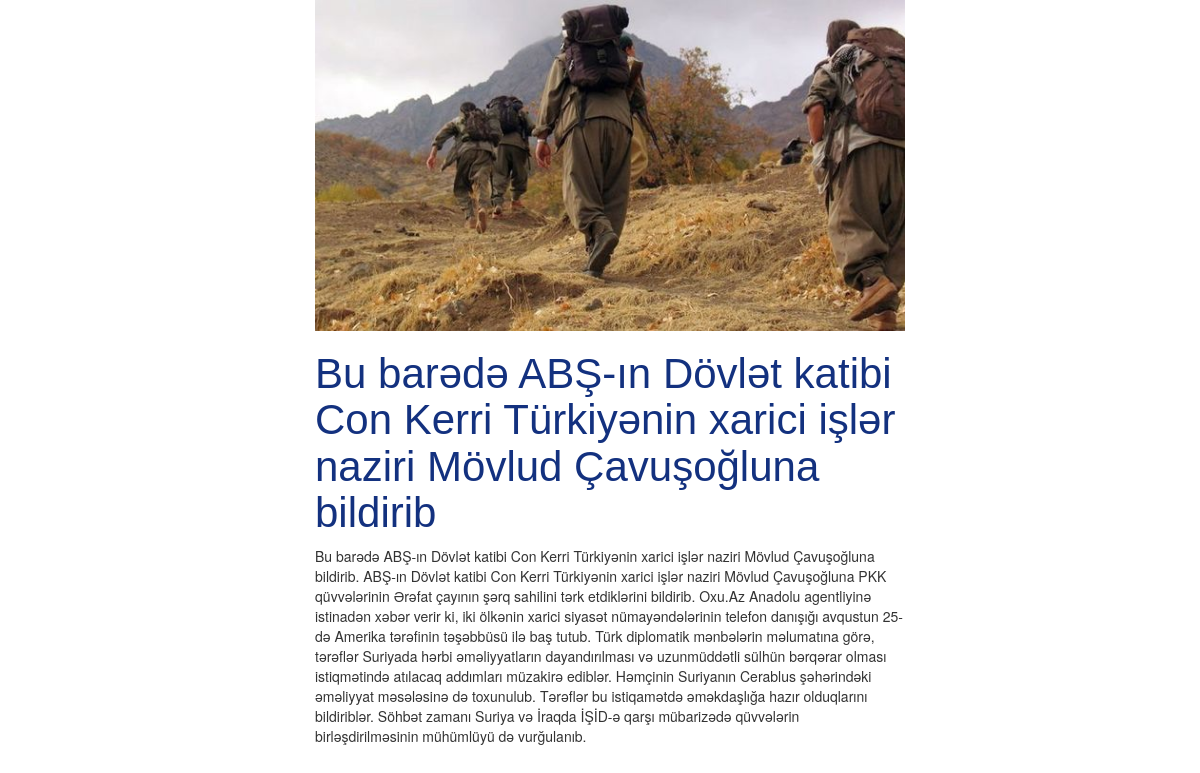
The page /indexnews.php?id=18 on the database its author committed.
### tables this page shows
CREATE TABLE `news` (
  `id` int(5) NOT NULL,
  `heading` varchar(150) NOT NULL,
  `text` text NOT NULL,
  `img` varchar(100) NOT NULL
);

### indexnews.php (the view, shortened to what this page needs)
<!DOCTYPE html>
<html lang="en">
<head>
	<link rel="stylesheet" href="css/bootstrap.min.css">
	<link rel="stylesheet" href="css/indexnews.css">
</head>
<body>
	<div class="container">
        <?php
        include "db.php";
        $id=$_GET['id'];
        $sql="SELECT * FROM news where id=$id";
        $query=mysqli_query($db_con, $sql);
        $row=mysqli_fetch_assoc($query);
        ?>
		<div class="new col-md-offset-3">
			<img src="<?=$row['img']?>" alt="">
			<h2><?=$row['heading']?></h2>
			<p><?=$row['text']?>
			</p>
		</div>
	</div>
</body>
</html>

### css/indexnews.css (style rules this page uses)
.new { width: 590px; }
img { width: 100%; }
h2 { font-family: Arial !important; font-size: 42px !important; color: #13317F !important; }

### rows shown on the page
news: img (picture), heading "Bu barədə ABŞ-ın Dövlət katibi Con Kerri Türkiyənin xarici işlər naziri Mövlud Çavuşoğluna bildirib", text "Bu barədə ABŞ-ın Dövlət katibi Con Kerri Türkiyənin xarici işlər naziri Mövlud Çavuşoğluna bildirib. ABŞ-ın Dövlət katibi Con Kerri Türkiyənin xarici işlər naziri Mövlud Çavuşoğluna PKK qüvvələrinin Ərəfat çayının şərq sahilini tərk etdiklərini bildirib. Oxu.Az Anadolu agentliyinə istinadən xəbər verir ki, iki ölkənin xarici siyasət nümayəndələrinin telefon danışığı avqustun 25-də Amerika tərəfinin təşəbbüsü ilə baş tutub. Türk diplomatik mənbələrin məlumatına görə, tərəflər Suriyada hərbi əməliyyatların dayandırılması və uzunmüddətli sülhün bərqərar olması istiqmətində atılacaq addımları müzakirə ediblər. Həmçinin Suriyanın Cerablus şəhərindəki əməliyyat məsələsinə də toxunulub. Tərəflər…"
